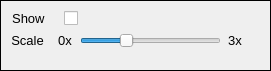
         <widget class="QFrame" name="frame_4">
          <property name="geometry">
           <rect>
            <x>20</x>
            <y>260</y>
            <width>271</width>
            <height>71</height>
           </rect>
          </property>
          <property name="frameShape">
           <enum>QFrame::Panel</enum>
          </property>
          <property name="frameShadow">
           <enum>QFrame::Plain</enum>
          </property>
          <property name="lineWidth">
           <number>1</number>
          </property>
          <widget class="QCheckBox" name="showJunctions">
           <property name="geometry">
            <rect>
             <x>10</x>
             <y>10</y>
             <width>68</width>
             <height>17</height>
            </rect>
           </property>
           <property name="minimumSize">
            <size>
             <width>68</width>
             <height>0</height>
            </size>
           </property>
           <property name="font">
            <font>
             <pointsize>10</pointsize>
            </font>
           </property>
           <property name="layoutDirection">
            <enum>Qt::RightToLeft</enum>
           </property>
           <property name="text">
            <string>Show    </string>
           </property>
          </widget>
          <widget class="QLabel" name="DisplayOptions_21">
           <property name="geometry">
            <rect>
             <x>10</x>
             <y>30</y>
             <width>35</width>
             <height>20</height>
            </rect>
           </property>
           <property name="minimumSize">
            <size>
             <width>35</width>
             <height>20</height>
            </size>
           </property>
           <property name="font">
            <font>
             <pointsize>10</pointsize>
            </font>
           </property>
           <property name="text">
            <string>Scale</string>
           </property>
           <property name="alignment">
            <set>Qt::AlignCenter</set>
           </property>
          </widget>
          <widget class="QSlider" name="junctionScale">
           <property name="geometry">
            <rect>
             <x>80</x>
             <y>30</y>
             <width>141</width>
             <height>22</height>
            </rect>
           </property>
           <property name="minimum">
            <number>1</number>
           </property>
           <property name="maximum">
            <number>30</number>
           </property>
           <property name="value">
            <number>10</number>
           </property>
           <property name="sliderPosition">
            <number>10</number>
           </property>
           <property name="orientation">
            <enum>Qt::Horizontal</enum>
           </property>
           <property name="tickPosition">
            <enum>QSlider::NoTicks</enum>
           </property>
           <property name="tickInterval">
            <number>5</number>
           </property>
          </widget>
          <widget class="QLabel" name="DisplayOptions_22">
           <property name="geometry">
            <rect>
             <x>50</x>
             <y>30</y>
             <width>30</width>
             <height>20</height>
            </rect>
           </property>
           <property name="minimumSize">
            <size>
             <width>30</width>
             <height>20</height>
            </size>
           </property>
           <property name="font">
            <font>
             <pointsize>10</pointsize>
            </font>
           </property>
           <property name="text">
            <string>0x</string>
           </property>
           <property name="alignment">
            <set>Qt::AlignCenter</set>
           </property>
          </widget>
          <widget class="QLabel" name="DisplayOptions_23">
           <property name="geometry">
            <rect>
             <x>220</x>
             <y>30</y>
             <width>30</width>
             <height>20</height>
            </rect>
           </property>
           <property name="minimumSize">
            <size>
             <width>30</width>
             <height>20</height>
            </size>
           </property>
           <property name="font">
            <font>
             <pointsize>10</pointsize>
            </font>
           </property>
           <property name="text">
            <string>3x</string>
           </property>
           <property name="alignment">
            <set>Qt::AlignCenter</set>
           </property>
          </widget>
         </widget>
